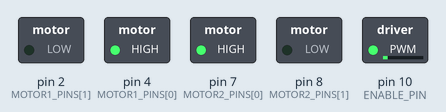
Simulated run of this sketch. Board: Arduino Uno, built with avr-gcc and run on an emulated ATmega328P. Shown: switched loads named in the sketch (green lamp = pin HIGH).

Above: at 0.7 s.
At 3.4 s:
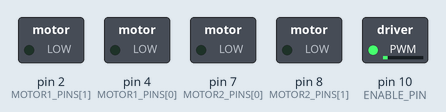
At 7.4 s:
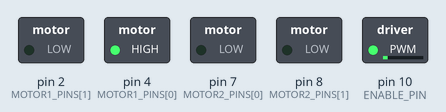
At 9.6 s:
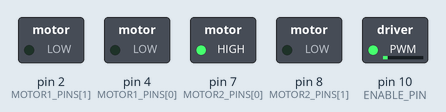
At 13.0 s:
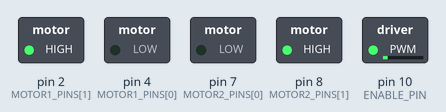
Timing chart, 0 to 14.0 s (numbered marks = the images above):
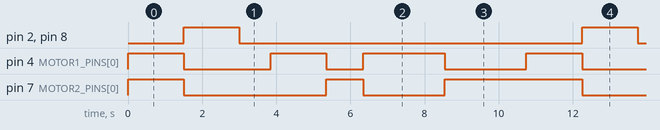

The sketch:

Tarea1.ino
```cpp
const byte MOTOR1_PINS[2] = {4, 2};
const byte MOTOR2_PINS[2] = {7, 8};
const byte ENABLE_PIN = 10;
const float speed = 0.11*255;

void setup(){
  pinMode(MOTOR1_PINS[0], OUTPUT);
  pinMode(MOTOR1_PINS[1], OUTPUT);
  pinMode(MOTOR2_PINS[0], OUTPUT);
  pinMode(MOTOR2_PINS[1], OUTPUT);

  turnOffPins();
  analogWrite(ENABLE_PIN, speed);
  Serial.begin(9600);
}

void loop(){
  goForward();
  delay(1500);
  goBackward();
  delay(1500);
  stop();
  delay(850);
  turnRight();
  delay(1500);
  turnLeft();
  delay(1000);
  turnRight180();
  delay(1000);
  turnLeft180();
  delay(1000);
}

void stop() {
  digitalWrite(MOTOR1_PINS[0], LOW);
  digitalWrite(MOTOR1_PINS[1], LOW);
  digitalWrite(MOTOR2_PINS[0], LOW);
  digitalWrite(MOTOR2_PINS[1], LOW);
}

void turnOffPins() {
  stop();
  analogWrite(ENABLE_PIN, 0);
}

void turnLeft() {
  stop();
  digitalWrite(MOTOR2_PINS[0], HIGH);
}

void turnRight() {
  stop();
  digitalWrite(MOTOR1_PINS[0], HIGH);
}

void goForward() {
  stop();
  digitalWrite(MOTOR1_PINS[0], HIGH);
  digitalWrite(MOTOR2_PINS[0], HIGH);
}

void goBackward() {
  stop();
  digitalWrite(MOTOR1_PINS[1], HIGH);
  digitalWrite(MOTOR2_PINS[1], HIGH);
}

void turnRight180() {
  int rpm = map(speed, 0, 255, 0, 231);
  turnRight();
  delay(int(30.0/rpm*1000));
}

void turnLeft180() {
  int rpm = map(speed, 0, 255, 0, 231);
  turnLeft();
  delay(int(30.0/rpm*1000));
}
```

Measured:
- by itself, pin 2 (MOTOR1_PINS[1]), pin 8 (MOTOR2_PINS[1]): alternates HIGH for 1.5 s and LOW for 9.3 s
- by itself, pin 4 (MOTOR1_PINS[0]): repeats every 10.8 s: LOW 2.4 s, HIGH 1.5 s, LOW 1.0 s, HIGH 2.2 s, LOW 2.2 s, HIGH 1.5 s
- by itself, pin 7 (MOTOR2_PINS[0]): repeats every 10.8 s: LOW 3.9 s, HIGH 1.0 s, LOW 2.2 s, HIGH 3.7 s
